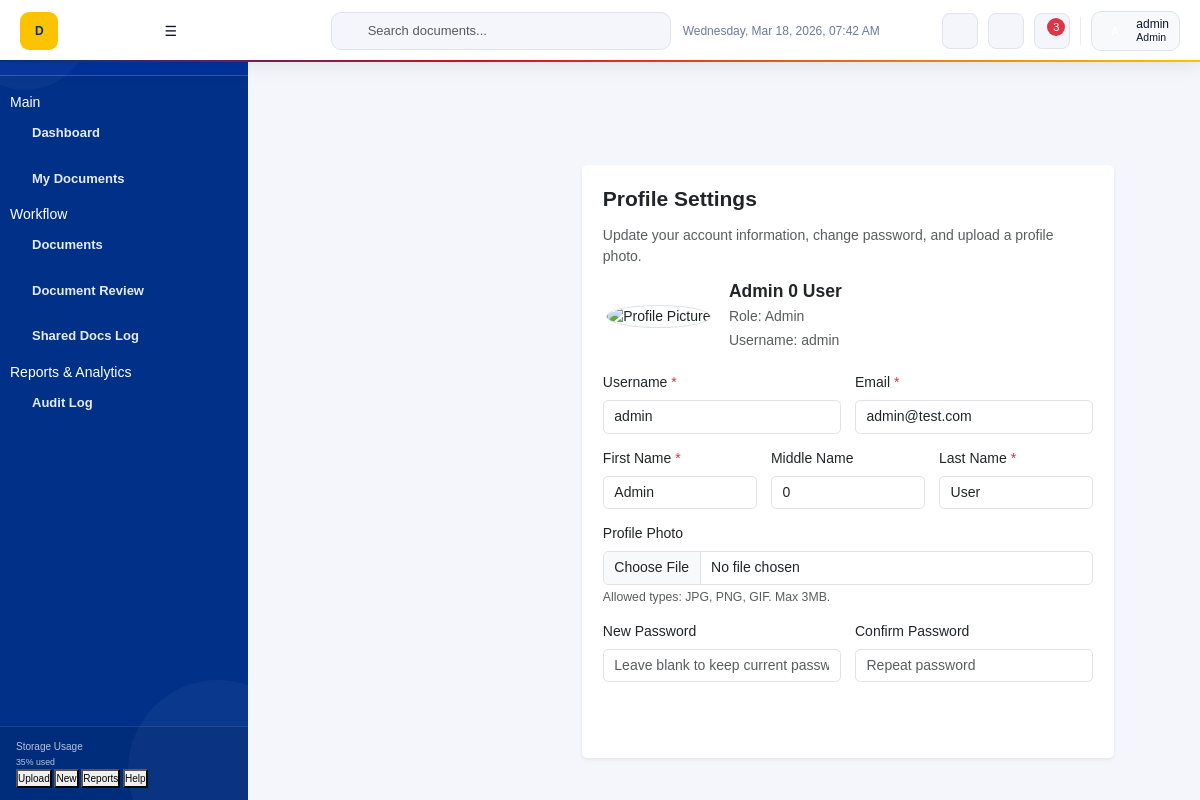
Screenshot of /user_profile/profile.php (signed in) with the database file from the repository.
### tables this page shows
CREATE TABLE `users` (
  `user_id` int(11) NOT NULL,
  `first_name` varchar(50) NOT NULL,
  `middle_name` int(255) NOT NULL,
  `last_name` varchar(50) NOT NULL,
  `email` varchar(100) NOT NULL,
  `username` varchar(50) NOT NULL,
  `password` varchar(255) NOT NULL,
  `role` enum('superadmin','admin','staff') NOT NULL DEFAULT 'staff',
  `created_at` timestamp NOT NULL DEFAULT current_timestamp(),
  `updated_at` timestamp NOT NULL DEFAULT current_timestamp() ON UPDATE current_timestamp()
);

### user_profile/profile.php (the view, shortened to what this page needs)
<?php
include '../plugins/conn.php';
$user_id = (int)$_SESSION['user_id'];
$user = [
    'username' => '',
    'first_name' => '',
    'middle_name' => '',
    'last_name' => '',
    'email' => '',
    'role' => '',
    'profile_picture' => ''
];
$hasProfilePicture = false;
$stmt = $conn->prepare('SELECT username, first_name, middle_name, last_name, email, role' . ($hasProfilePicture ? ', profile_picture' : '') . ' FROM users WHERE user_id = ? LIMIT 1');
if ($stmt) {
    $stmt->bind_param('i', $user_id);
    $stmt->execute();
    $result = $stmt->get_result();
    if ($result && $result->num_rows > 0) {
        $user = array_merge($user, $result->fetch_assoc());
    }
}
$displayName = trim($user['first_name'] . ' ' . $user['middle_name'] . ' ' . $user['last_name']);
$displayName = preg_replace('/\s+/', ' ', $displayName);
$profilePic = $user['profile_picture'] ?: 'assets/img/default-avatar.png';
?>
<!DOCTYPE html>
<html lang="en">
<head>
    <link href="https://cdn.jsdelivr.net/npm/bootstrap@5.3.0/dist/css/bootstrap.min.css" rel="stylesheet">
    <link href="../assets/css/custom.css" rel="stylesheet">
</head>
<body>
<?php
include __DIR__ . '/../includes/sidebar.php';
?>
<main class="main-content">
    <?php include __DIR__ . '/../includes/navbar.php'; ?>
    <div class="container-fluid mt-4">
        <div class="row justify-content-center">
            <div class="col-lg-10">
                <div class="card shadow-sm border-0 mb-4">
                    <div class="card-body p-4">
                        <h2 class="h4 fw-bold mb-3">Profile Settings</h2>
                        <p class="text-muted">Update your account information, change password, and upload a profile photo.</p>
                        <div class="row g-3 mb-4 align-items-center">
                            <div class="col-md-3 text-center">
                                <img id="profilePicPreview" src="<?php echo htmlspecialchars($profilePic, ENT_QUOTES); ?>" class="rounded-circle img-fluid" style="width:160px;height:160px;object-fit:cover;border:1px solid #dee2e6;" alt="Profile Picture">
                            </div>
                            <div class="col-md-9">
                                <h5 class="fw-bold mb-1"><?php echo htmlspecialchars($displayName ?: $user['username']); ?></h5>
                                <p class="text-muted mb-1">Role: <?php echo htmlspecialchars(ucfirst($user['role'])); ?></p>
                                <p class="text-muted mb-0">Username: <?php echo htmlspecialchars($user['username']); ?></p>
                            </div>
                        </div>
                        <form method="POST" action="" enctype="multipart/form-data">
                            <div class="row g-3">
                                <div class="col-md-6">
                                    <label class="form-label">Username <span class="text-danger">*</span></label>
                                    <input type="text" name="username" class="form-control" value="<?php echo htmlspecialchars($user['username'], ENT_QUOTES); ?>" required>
                                </div>
                                <div class="col-md-6">
                                    <label class="form-label">Email <span class="text-danger">*</span></label>
                                    <input type="email" name="email" class="form-control" value="<?php echo htmlspecialchars($user['email'], ENT_QUOTES); ?>" required>
                                </div>
                                <div class="col-md-4">
                                    <label class="form-label">First Name <span class="text-danger">*</span></label>
                                    <input type="text" name="first_name" class="form-control" value="<?php echo htmlspecialchars($user['first_name'], ENT_QUOTES); ?>" required>
                                </div>
                                <div class="col-md-4">
                                    <label class="form-label">Middle Name</label>
                                    <input type="text" name="middle_name" class="form-control" value="<?php echo htmlspecialchars($user['middle_name'], ENT_QUOTES); ?>">
                                </div>
                                <div class="col-md-4">
                                    <label class="form-label">Last Name <span class="text-danger">*</span></label>
                                    <input type="text" name="last_name" class="form-control" value="<?php echo htmlspecialchars($user['last_name'], ENT_QUOTES); ?>" required>
                                </div>
                                <div class="col-md-12">
                                    <label class="form-label">Profile Photo</label>
                                    <input type="file" name="profile_picture" class="form-control" accept="image/*" onchange="previewProfilePic(event)">
                                    <div class="form-text">Allowed types: JPG, PNG, GIF. Max 3MB.</div>
                                </div>
                                <div class="col-md-6">
                                    <label class="form-label">New Password</label>
                                    <input type="password" name="password" class="form-control" placeholder="Leave blank to keep current password">
                                </div>
                                <div class="col-md-6">
                                    <label class="form-label">Confirm Password</label>
                                    <input type="password" name="confirm_password" class="form-control" placeholder="Repeat password">
                                </div>
                            </div>
                            <div class="mt-4 d-flex justify-content-end">
                                <button type="submit" class="btn btn-primary">Save Changes</button>
                            </div>
                        </form>
                    </div>
                </div>
            </div>
        </div>
    </div>
</main>
</body>
</html>

### assets/css/custom.css (style rules this page uses)
:root { --bp-blue: #003087; --bp-blue-mid: #1351A8; --bp-blue-hover: #0d3d8a; --bp-blue-light: #E8EEF9; --bp-blue-lighter: #f0f4fc; --bp-red: #CE1126; --bp-red-light: #FDEAEC; --bp-gold: #FDC300; --bp-gold-light: #FFF8DC; --bp-gold-dark: #9a7500; --bp-white: #FFFFFF; --bp-surface: #F4F6FB; --bp-border: rgba(0,48,135,0.11); --bp-border-strong: rgba(0,48,135,0.22); --bp-text: #0B1437; --bp-muted: #6B7A99; --bp-muted-light: #a0aec0; --font: 'Plus Jakarta Sans', sans-serif; --radius: 14px; --radius-sm: 9px; --radius-xs: 6px; --sidebar-w: 248px; --navbar-h: 62px; --transition: all 0.18s cubic-bezier(0.4,0,0.2,1); --sidebar-transition: all 0.26s cubic-bezier(0.4,0,0.2,1); --sidebar-w-sm: 62px; }
*, *::before, *::after { box-sizing: border-box; margin: 0; padding: 0; }
html, body { height: 100%; width: 100%; overflow: hidden; font-family: var(--font); background: var(--bp-surface); color: var(--bp-text); font-size: 14px; line-height: 1.5; }
body { min-height: 100vh; }
body { display: grid; grid-template-columns: var(--sidebar-w) 1fr; grid-template-rows: var(--navbar-h) 1fr; min-height: 100vh; height: 100vh; width: 100vw; overflow: hidden; transition: grid-template-columns 0.26s cubic-bezier(0.4,0,0.2,1); }
* { box-sizing: border-box; }
.main-content { grid-column: 2; grid-row: 2; overflow-y: auto; min-height: calc(100vh - var(--navbar-h)); background: var(--bp-surface); padding: 18px 20px 20px; transition: margin var(--transition), padding var(--transition); position: relative; z-index: auto; }
.main-content { margin-left: var(--sidebar-w); padding: calc(var(--navbar-h) + 20px) 20px 20px; transition: margin 0.26s ease; }
.btn-primary { background:var(--blue);border-color:var(--blue); }

### rows the page displays
users: first_name+middle_name+last_name "Admin 0 User", role "Admin", username "admin", email "admin@test.com", first_name "Admin", middle_name "0", last_name "User"

### other values shown
$_SESSION['username'] "admin"
$roleDisplay "Admin"
